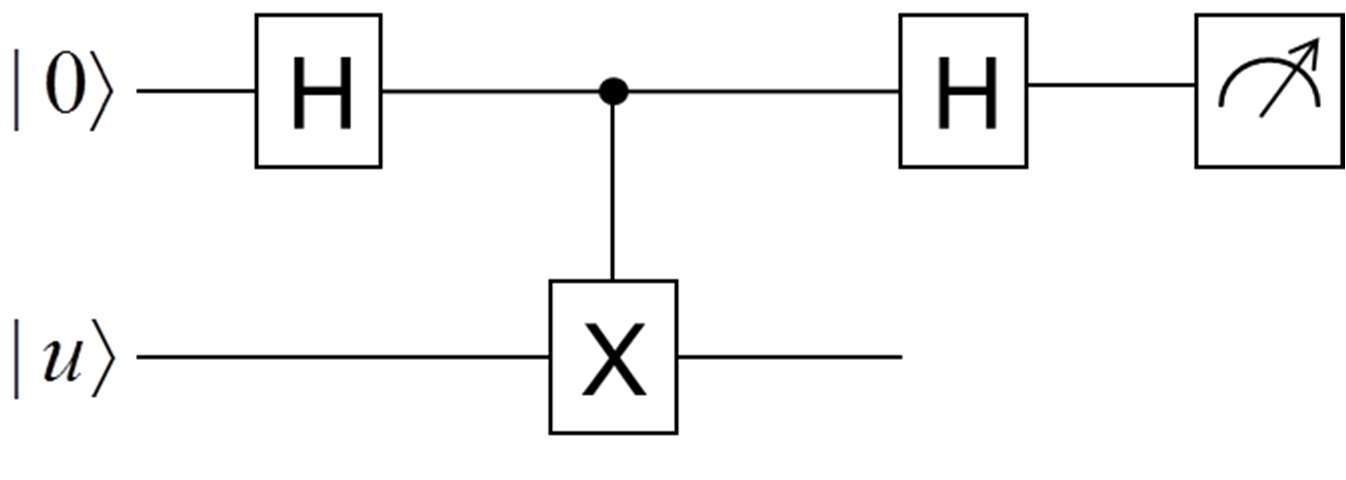
#> input picture extracted_images/page_10_img_1.png, 1346 x 480 px, given in place of page_1_img_1.png, which was not available
$ python print_all_unique_gates.py
#> lines starting #> are read from the running program, lines starting #| are printed output that depends on the picture; after the words box and inside, x2 and y2 are one past the last pixel; in counts of white or black regions, pixels touching at a corner belong together; pictures that were not available may be replaced by others from this repository, and a replacement may not be noted
from PIL import Image

def print_gate_grid(page_num, box, label):
#> called with page_num = 1, box = (290, 60, 350, 120), label = 'Top-Left Gate'
    img = Image.open(f"extracted_images/page_{page_num}_img_1.png").convert("L")
    crop = img.crop(box)
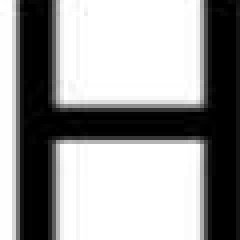
#> crop: PIL image 60x60 L (shown 4 times larger); min 0, max 255, mean 154.5
    crop_bin = crop.point(lambda p: 0 if p < 200 else 255)
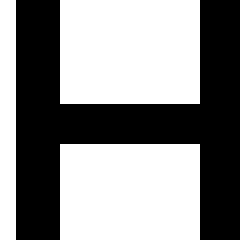
#> crop_bin: PIL image 60x60 L (shown 4 times larger); 55.3% white; 1 black region, box (x1, y1, x2, y2) and area: (4, 0, 60, 60) 1610

    # We want to see if it has letters. Let's print a 35x25 grid.
    w_ascii, h_ascii = 35, 25
    crop_small = crop_bin.resize((w_ascii, h_ascii))
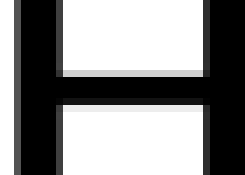
#> crop_small: PIL image 35x25 L (shown 7 times larger); min 0, max 255, mean 140.8
    pixels = list(crop_small.getdata())
#> pixels = 875 values, max 255 at index 0, min 0 at index 3, mean 140.8

    print(f"=== Page {page_num} {label} ===")
    for y in range(h_ascii):
        row = "".join("X" if pixels[y * w_ascii + x] == 0 else "." for x in range(w_ascii))
        print(row)
#> this loop made 25 passes
#> (printed output is left out)
    print("=" * 45)

if __name__ == "__main__":
    # Top-left gate: x=290..350, y=60..120
    # Top-right gate: x=920..1030, y=60..120
    pages = [1, 2, 3, 4, 11, 20]
    for p in pages:
        print_gate_grid(p, (290, 60, 350, 120), "Top-Left Gate")
        print_gate_grid(p, (920, 60, 1030, 120), "Top-Right Gate")
#> call 2 of print_gate_grid, with page_num = 1, box = (920, 60, 1030, 120), label = 'Top-Right Gate'
#> in print_gate_grid (call 2), `crop = img.crop(box)`:
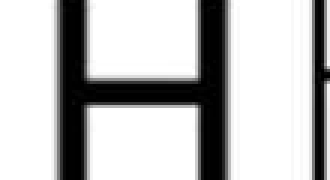
#> crop: PIL image 110x60 L (shown 3 times larger); min 0, max 255, mean 189.3
#> in print_gate_grid (call 2), `crop_bin = crop.point(lambda p: 0 if p < 200 else 255)`:
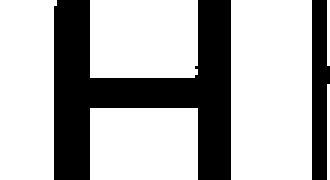
#> crop_bin: PIL image 110x60 L (shown 3 times larger); 69% white; 2 black regions, box (x1, y1, x2, y2) and area: (18, 0, 77, 60) 1740, (104, 0, 110, 60) 306
#> in print_gate_grid (call 2), `crop_small = crop_bin.resize((w_ascii, h_ascii))`:
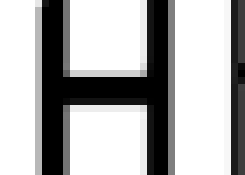
#> crop_small: PIL image 35x25 L (shown 7 times larger); min 0, max 255, mean 175.3
#> in print_gate_grid (call 2), `pixels = list(crop_small.getdata())`: pixels = 875 values, max 255 at index 0, min 0 at index 7, mean 175.3
#> the loop in print_gate_grid (call 2), `for y in range(h_ascii):` made 25 passes
#> (printed output is left out)
        print("\n" + "#" * 60 + "\n")
#> pass 2 of the loop `for p in pages:`:
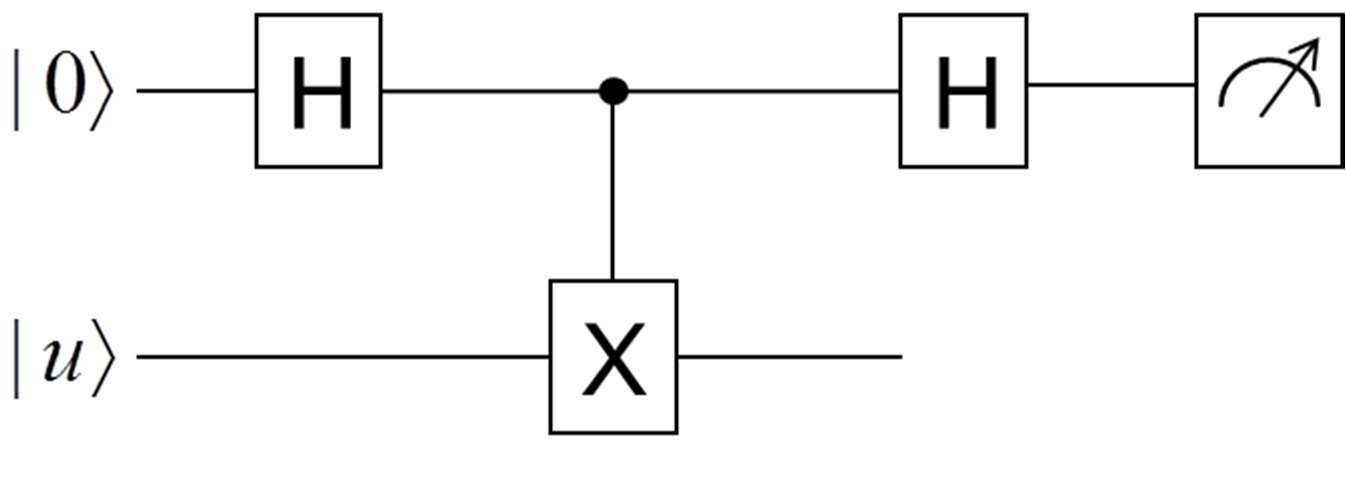
#> input picture extracted_images/page_11_img_1.png, 1346 x 480 px, given in place of page_2_img_1.png, which was not available
#> crop: PIL image 60x60 L
#> in print_gate_grid (call 3), `crop_bin = crop.point(lambda p: 0 if p < 200 else 255)`:
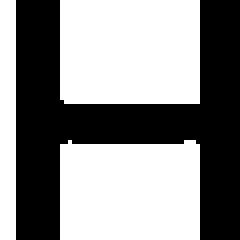
#> crop_bin: PIL image 60x60 L (shown 4 times larger); 55.4% white; 1 black region, box (x1, y1, x2, y2) and area: (4, 0, 60, 60) 1607
#> pixels = 875 values, max 255 at index 0, min 0 at index 3, mean 141.1
#> the loop in print_gate_grid (call 3), `for y in range(h_ascii):` made 25 passes
#> (printed output is left out)
#> crop: PIL image 110x60 L
#> crop_bin: PIL image 110x60 L; 69% white; 2 black regions, box (x1, y1, x2, y2) and area: (18, 0, 77, 60) 1737, (104, 0, 110, 60) 306
#> in print_gate_grid (call 4), `crop_small = crop_bin.resize((w_ascii, h_ascii))`:
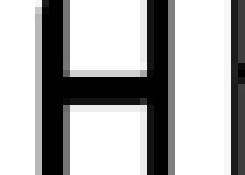
#> crop_small: PIL image 35x25 L (shown 7 times larger); min 0, max 255, mean 175.4
#> pixels = 875 values, max 255 at index 0, min 0 at index 7, mean 175.4
#> the loop in print_gate_grid (call 4), `for y in range(h_ascii):` made 25 passes
#> (printed output is left out)
#> (the run stopped early here; a loop or call above may not have finished)
